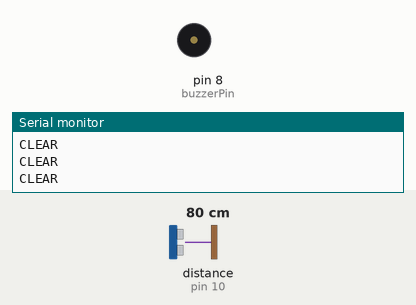
The sketch below on a simulated Arduino Uno, built with avr-gcc and run on an emulated ATmega328P. Parts: buzzer (waves = sounding, pin HIGH), the last lines printed to the serial monitor. Wiring (inferred from the names in the program): ultrasonic range finder: trigger pin 9; echo pin 10. The test bench sets the inputs (shaded band); at power-on: distance to the obstacle (sensor on pin 10) 80 cm. The echo pulse lasts 58.3 µs per cm; pins used as bus, display or sensor lines are not drawn.

Above: at 1.2 s.
1.3 s: distance to the obstacle (sensor on pin 10) set to 8 cm
4.3 s: distance to the obstacle (sensor on pin 10) set to 5 cm
At 4.7 s:
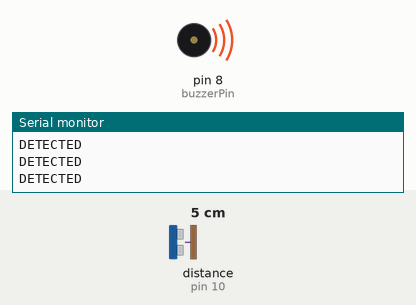
5.9 s: distance to the obstacle (sensor on pin 10) set to 9 cm
At 6.4 s:
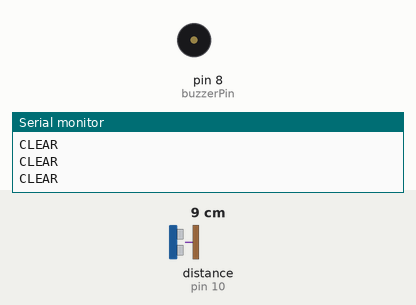
7.4 s: distance to the obstacle (sensor on pin 10) set to 2 cm
At 8.1 s:
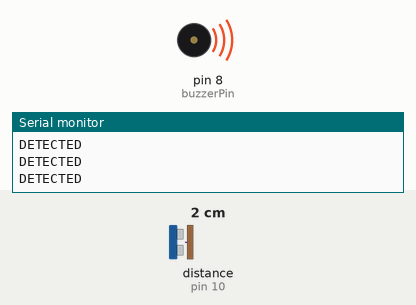
Timing chart, 0 to 9.9 s (numbered marks = the images above; inputs shaded):
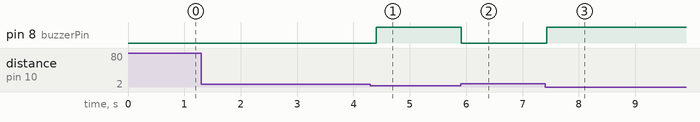

The sketch:

createCube.ino
```cpp
const int trigPin = 9;       // Pin for ultrasonic sensor trigger
const int echoPin = 10;      // Pin for ultrasonic sensor echo
const int buzzerPin = 8;     // Pin connected to the buzzer

void setup() {
  Serial.begin(9600);              // Initialize serial communication at 9600 baud
  pinMode(trigPin, OUTPUT);        // Set trigger pin as output
  pinMode(echoPin, INPUT);         // Set echo pin as input
  pinMode(buzzerPin, OUTPUT);      // Set buzzer pin as output
}

void loop() {
  long duration, distance;

  // Send an ultrasonic pulse
  digitalWrite(trigPin, LOW);
  delayMicroseconds(2);            // Short delay before trigger
  digitalWrite(trigPin, HIGH);     // Send high pulse for 10µs
  delayMicroseconds(10);
  digitalWrite(trigPin, LOW);

  // Read the duration of the echo pulse
  duration = pulseIn(echoPin, HIGH);

  // Calculate distance in cm (speed of sound is ~0.034 cm/µs)
  distance = duration * 0.034 / 2;

  if (distance <= 5) {
    digitalWrite(buzzerPin, HIGH);   // Turn buzzer ON
    Serial.println("DETECTED");      // Send detection message to serial
  } else {
    digitalWrite(buzzerPin, LOW);    // Turn buzzer OFF
    Serial.println("CLEAR");         // Send "clear" message to serial
  }

  delay(100);  // Small delay to prevent flooding the serial port
}
```

Measured:
- the behaviour switches between 7 and 6 cm on distance to the obstacle (sensor on pin 10) (found by bisection; images 0 and 1)
- after the input at 4.3 s, pin 8 (buzzerPin): LOW → HIGH after 0.10 s
- after the input at 5.9 s, pin 8 (buzzerPin): HIGH → LOW at once
- after the input at 7.4 s, pin 8 (buzzerPin): LOW → HIGH at once
